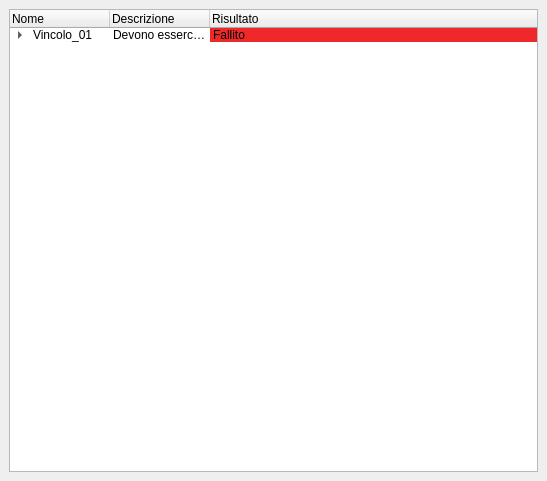
<?xml version="1.0" encoding="UTF-8"?>
<ui version="4.0">
 <class>DefectListDock</class>
 <widget class="QDockWidget" name="DefectListDock">
  <property name="geometry">
   <rect>
    <x>0</x>
    <y>0</y>
    <width>547</width>
    <height>481</height>
   </rect>
  </property>
  <property name="windowTitle">
   <string>Check results</string>
  </property>
  <widget class="QWidget" name="dockWidgetContents">
   <layout class="QVBoxLayout" name="verticalLayout">
    <item>
     <layout class="QHBoxLayout" name="horizontalLayout">
      <item>
       <widget class="QTreeWidget" name="treeWidget">
        <column>
         <property name="text">
          <string>Nome</string>
         </property>
        </column>
        <column>
         <property name="text">
          <string>Descrizione</string>
         </property>
        </column>
        <column>
         <property name="text">
          <string>Risultato</string>
         </property>
        </column>
        <item>
         <property name="text">
          <string>Vincolo_01</string>
         </property>
         <property name="text">
          <string>Devono esserci dati nel file Interlis</string>
         </property>
         <property name="background">
          <brush brushstyle="NoBrush">
           <color alpha="255">
            <red>239</red>
            <green>41</green>
            <blue>41</blue>
           </color>
          </brush>
         </property>
         <property name="text">
          <string>Fallito</string>
         </property>
         <property name="background">
          <brush brushstyle="SolidPattern">
           <color alpha="255">
            <red>239</red>
            <green>41</green>
            <blue>41</blue>
           </color>
          </brush>
         </property>
         <item>
          <property name="text">
           <string>Check</string>
          </property>
          <property name="text">
           <string>tgeo_zona_base_poligono contiene dati</string>
          </property>
          <property name="text">
           <string>OK</string>
          </property>
          <property name="background">
           <brush brushstyle="SolidPattern">
            <color alpha="255">
             <red>138</red>
             <green>226</green>
             <blue>52</blue>
            </color>
           </brush>
          </property>
         </item>
         <item>
          <property name="text">
           <string>Check</string>
          </property>
          <property name="text">
           <string>tgeo_zona_sovrapposta_poligono contiene dati</string>
          </property>
          <property name="text">
           <string>OK</string>
          </property>
          <property name="background">
           <brush brushstyle="SolidPattern">
            <color alpha="255">
             <red>138</red>
             <green>226</green>
             <blue>52</blue>
            </color>
           </brush>
          </property>
         </item>
         <item>
          <property name="text">
           <string>Check</string>
          </property>
          <property name="text">
           <string>tgeo_elemento_linea contiene dati</string>
          </property>
          <property name="text">
           <string>Fallito</string>
          </property>
          <property name="background">
           <brush brushstyle="SolidPattern">
            <color alpha="255">
             <red>239</red>
             <green>41</green>
             <blue>41</blue>
            </color>
           </brush>
          </property>
         </item>
        </item>
       </widget>
      </item>
     </layout>
    </item>
   </layout>
  </widget>
 </widget>
 <resources/>
 <connections/>
</ui>
